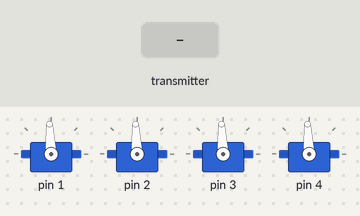
Simulated run of this sketch. Board: Arduino Uno, built with avr-gcc and run on an emulated ATmega328P. Shown: 4 × servo. The test bench sets the inputs (shaded band). What the sketch prints to the serial monitor is not drawn.

Above: at 10.2 s.
10.3 s: the transmitter starts sending readChannel.4 = 1250
At 11.0 s:
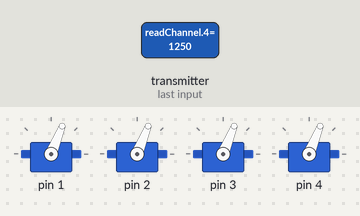
11.8 s: the transmitter starts sending readChannel.4 = 2000
At 12.1 s:
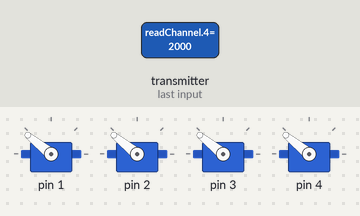
13.3 s: the transmitter starts sending readChannel.4 = 1000
At 14.4 s:
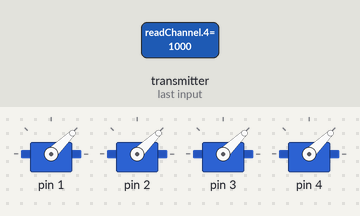
14.8 s: the transmitter starts sending readChannel.4 = 1500
At 15.6 s:
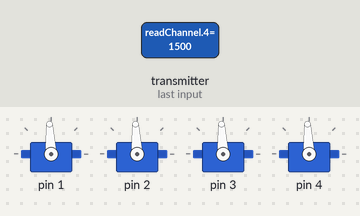
Timing chart, 0 to 17.3 s (numbered marks = the images above; inputs shaded):
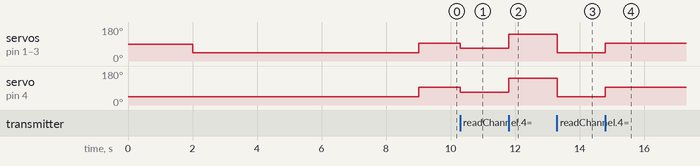

The sketch:

drone.ino
```cpp
#include <Wire.h>
#include <Servo.h>
#include <IBusBM.h>
#include <MPU6050_light.h>

struct MPUData {
  float x, y, z;
  float yaw, pitch, roll;
};

// will be created for yaw, pitch, and roll controllers
struct PIDGains {
  float p, i, d;
  float net_error;
  float prev_error;
  float set_point;
  float curr;
};

// global variables
float time_prev, time;

Servo front_right, front_left, back_right, back_left;
Servo motors[4] = {front_left, front_right, back_left, back_right};

MPU6050 mpu(Wire);
MPUData mpu_data;

PIDGains yaw_gains, pitch_gains, roll_gains;

IBusBM ibus;

float thrust_setpoint = 1000;

void config_mpu(MPU6050 *mpu) {
  Wire.begin();
  byte status = mpu->begin();

  Serial.print(F("MPU6050 status: "));
  Serial.println(status);
  while (status != 0) { } // stop everything if could not connect to MPU6050

  Serial.println(F("Calculating offsets, do not move MPU6050"));
  delay(1000);
  mpu->calcOffsets(true, true); // gyro and accel
  Serial.println("Done!\n");
}

void update_mpu(MPUData *mpu_data, MPU6050 *mpu) {
  mpu_data->pitch = mpu->getAngleX();
  mpu_data->roll = mpu->getAngleY();
  mpu_data->yaw = mpu->getAngleZ();

  /* logic to find x, y, z positions */
}

void update_current_targets(PIDGains *yaw_gains, PIDGains *pitch_gains, PIDGains *roll_gains, MPUData *data) {
  yaw_gains->curr = data->yaw;
  roll_gains->curr = data->roll;
  pitch_gains->curr = data->pitch;
}

float calculate_pid_output(PIDGains *gains, float elapsed_time) {
  float error = gains->set_point - gains->curr;
  float pid_p = gains->p * error;
  float pid_d = gains->d * (error - gains->prev_error) / elapsed_time;
  float pid_i = gains->i * (gains->net_error + error);

  gains->prev_error = error;
  gains->net_error += error;

  return pid_p + pid_d + pid_i;
}

void config_motors(Servo motors[4]) {
  motors[0].attach(1);
  motors[1].attach(2);
  motors[2].attach(3);
  motors[3].attach(4);

  motors[0].writeMicroseconds(1000);
  motors[1].writeMicroseconds(1000);
  motors[2].writeMicroseconds(1000);
  motors[3].writeMicroseconds(1000);
  delay(7000);
}

/*
   Order of motors: front left, front right, back left, back right
*/
void write_to_motors(float thrust, PIDGains *yaw_gains, PIDGains *pitch_gains, PIDGains *roll_gains, Servo motors[4], float elapsed_time) {
  float yaw = calculate_pid_output(yaw_gains, elapsed_time);
  float pitch = calculate_pid_output(pitch_gains, elapsed_time);
  float roll = calculate_pid_output(roll_gains, elapsed_time);

  float front_right = thrust + yaw + pitch + roll;
  float front_left = thrust - yaw + pitch - roll;
  float back_right = thrust - yaw - pitch + roll;
  float back_left = thrust + yaw - pitch - roll;

  motors[0].writeMicroseconds(front_left);
  motors[1].writeMicroseconds(front_right);
  motors[2].writeMicroseconds(back_left);
  motors[3].writeMicroseconds(back_right);
}

int read_channel(int channel_input, int min_limit, int max_limit, int default_value) {
  int ch = ibus.readChannel(channel_input);
  if (ch < 100) return default_value;
  return map(ch, 1000, 2000, min_limit, max_limit);
}

bool read_switch(byte channel_input, bool default_value) {
  int int_default_value = (default_value) ? 100 : 0;
  int ch = read_channel(channel_input, 0, 100, int_default_value);
  return (ch > 50);
}

void update_setpoints(PIDGains *yaw_gains, PIDGains *pitch_gains, PIDGains *roll_gains) {
  float yaw = read_channel(1, 1000, 2000, 1000);
  float pitch = read_channel(2, 1000, 2000, 1000);
  float roll = read_channel(3, 1000, 2000, 1000);

  yaw_gains->set_point = yaw;
  pitch_gains->set_point = pitch;
  roll_gains->set_point = roll;
  thrust_setpoint = read_channel(4, 1000, 2000, 1000);
}

void setup() {
  Serial.begin(115200);

  config_mpu(&mpu);
  config_motors(motors);

  ibus.begin(Serial);
}

/**
   Event loop process:
   1. Update the gyro
   2. Update the setpoints
   3. Update the current targets
   4. Use that and write to the motors
*/
void loop() {
  time_prev = time;
  time = millis();
  float elapsed_time = (time - time_prev) / 1000;

  update_mpu(&mpu_data, &mpu);

  /* RC communications to get setpoints */
  /* Set setpoints in pid gains */
  update_setpoints(&yaw_gains, &pitch_gains, &roll_gains);

  update_current_targets(&yaw_gains, &pitch_gains, &roll_gains, &mpu_data);

  write_to_motors(thrust_setpoint, &yaw_gains, &pitch_gains, &roll_gains, motors, elapsed_time);
}
```

Measured:
- after the input at 10.3 s, servo on pin 1–4: 93° → 68° at once
- after the input at 11.8 s, servo on pin 1–4: 68° → 141° at once
- after the input at 13.3 s, servo on pin 1–4: 141° → 44° at once
- after the input at 14.8 s, servo on pin 1–4: 44° → 93° at once
